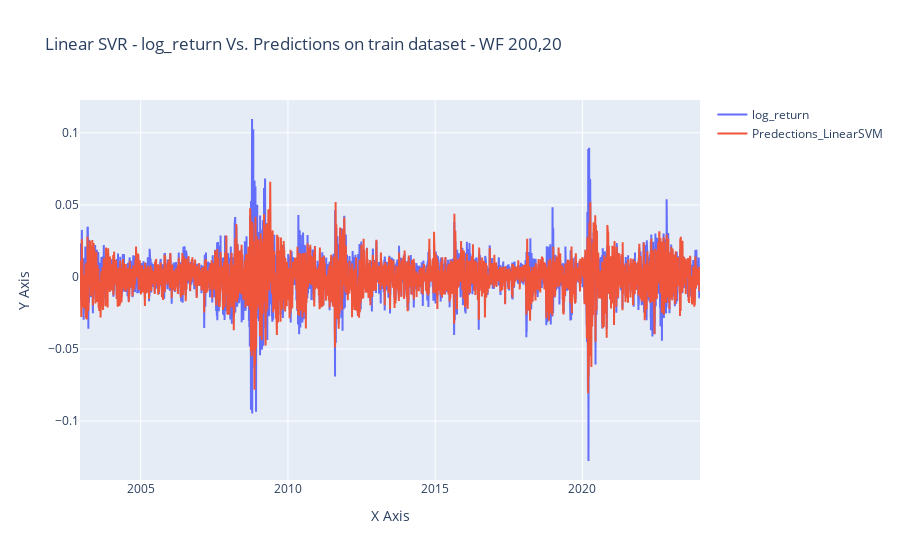

Notebook cell for this chart:
### Markdown cell above
In the context of regression tasks like this one (since SVR is a Support Vector Machine for regression),
where the target variable is continuous (e.g., log returns), a model score less than 0 typically indicates 
that the model is performing poorly and making predictions that are worse than simply using the mean or another
basic statistical measure as the prediction for all samples.

### Code cell
# Assuming df is your DataFrame containing the data
# Replace 'feature1' and 'feature2' with the names of the features you want to plot
feature1 = 'log_return'
feature2 = 'Predections_LinearSVM'

# Create line plot
fig = go.Figure(data=go.Scatter(
    x=sp500_d.index,  # Assuming the index represents x-axis values
    y=sp500_d[feature1],
    mode='lines',
    name=feature1
))

# Add another line plot for the second feature
fig.add_trace(go.Scatter(
    x=sp500_d.index,  # Assuming the index represents x-axis values
    y=sp500_d[feature2],
    mode='lines',
    name=feature2
))

# Customize layout
fig.update_layout(
    title='Linear SVR - log_return Vs. Predictions on train dataset - WF 200,20',
    xaxis=dict(title='X Axis'),  # Customize x-axis label
    yaxis=dict(title='Y Axis'),  # Customize y-axis label
    hovermode='closest'
)

# Show plot
fig.show()

### Figure 1 — Plotly figure (JSON) as saved in the notebook; plotly's stock layout.template omitted (floating-point values rounded to 4 significant figures; data arrays with more than 128 entries replaced by an {"elided": "..."} marker saying what was removed)
{"data": [{"mode": "lines", "name": "log_return", "type": "scatter", "x": {"elided": "5300 str values"}, "y": {"elided": "5300 float values"}}, {"mode": "lines", "name": "Predections_LinearSVM", "type": "scatter", "x": {"elided": "5300 str values"}, "y": {"elided": "5300 float values"}}], "layout": {"hovermode": "closest", "title": {"text": "Linear SVR - log_return Vs. Predictions on train dataset - WF 200,20"}, "xaxis": {"title": {"text": "X Axis"}}, "yaxis": {"title": {"text": "Y Axis"}}}}
